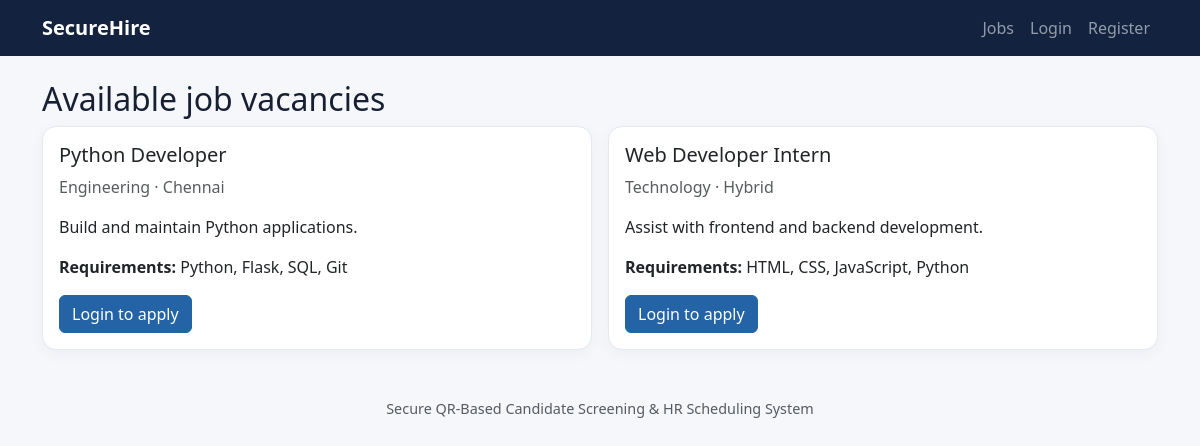
Page /jobs on the committed database.
### app.py (models this page shows)
class Job(db.Model):
    id = db.Column(db.Integer, primary_key=True)
    title = db.Column(db.String(150), nullable=False)
    department = db.Column(db.String(100))
    description = db.Column(db.Text)
    requirements = db.Column(db.Text)
    location = db.Column(db.String(150))
    active = db.Column(db.Boolean, default=True)

### app.py (the view)
@app.route("/jobs")
def jobs():
    return render_template("jobs.html", jobs=Job.query.filter_by(active=True).all())

### app.py (called while the page is built)
@app.context_processor
def inject_globals(): return {"now": datetime.utcnow}

### templates/jobs.html
{% extends "base.html" %}{% block content %}<h2>Available job vacancies</h2><div class="row g-3">{% for job in jobs %}<div class="col-md-6"><div class="card h-100"><div class="card-body"><h5>{{ job.title }}</h5><p class="text-muted">{{ job.department }} · {{ job.location }}</p><p>{{ job.description }}</p><p><b>Requirements:</b> {{ job.requirements }}</p>{% if current_user.is_authenticated and current_user.role=='candidate' %}<form method="post" action="{{ url_for('apply',job_id=job.id) }}"><button class="btn btn-primary">Apply now</button></form>{% elif not current_user.is_authenticated %}<a class="btn btn-primary" href="{{ url_for('login') }}">Login to apply</a>{% endif %}</div></div></div>{% else %}<p>No active vacancies.</p>{% endfor %}</div>{% endblock %}

### static/style.css (style rules this page uses)
body { background:#f5f7fb;color:#172033 }
.card,.stat { border:1px solid #e3e8f1;border-radius:14px;box-shadow:0 4px 16px rgba(20,35,63,.04) }
.btn-primary { background:#2463a6;border-color:#2463a6 }

### rows in the picture
Job: title "Python Developer", department "Engineering", location "Chennai", description "Build and maintain Python applications.", requirements "Python, Flask, SQL, Git"
Job: title "Web Developer Intern", department "Technology", location "Hybrid", description "Assist with frontend and backend development.", requirements "HTML, CSS, JavaScript, Python"
